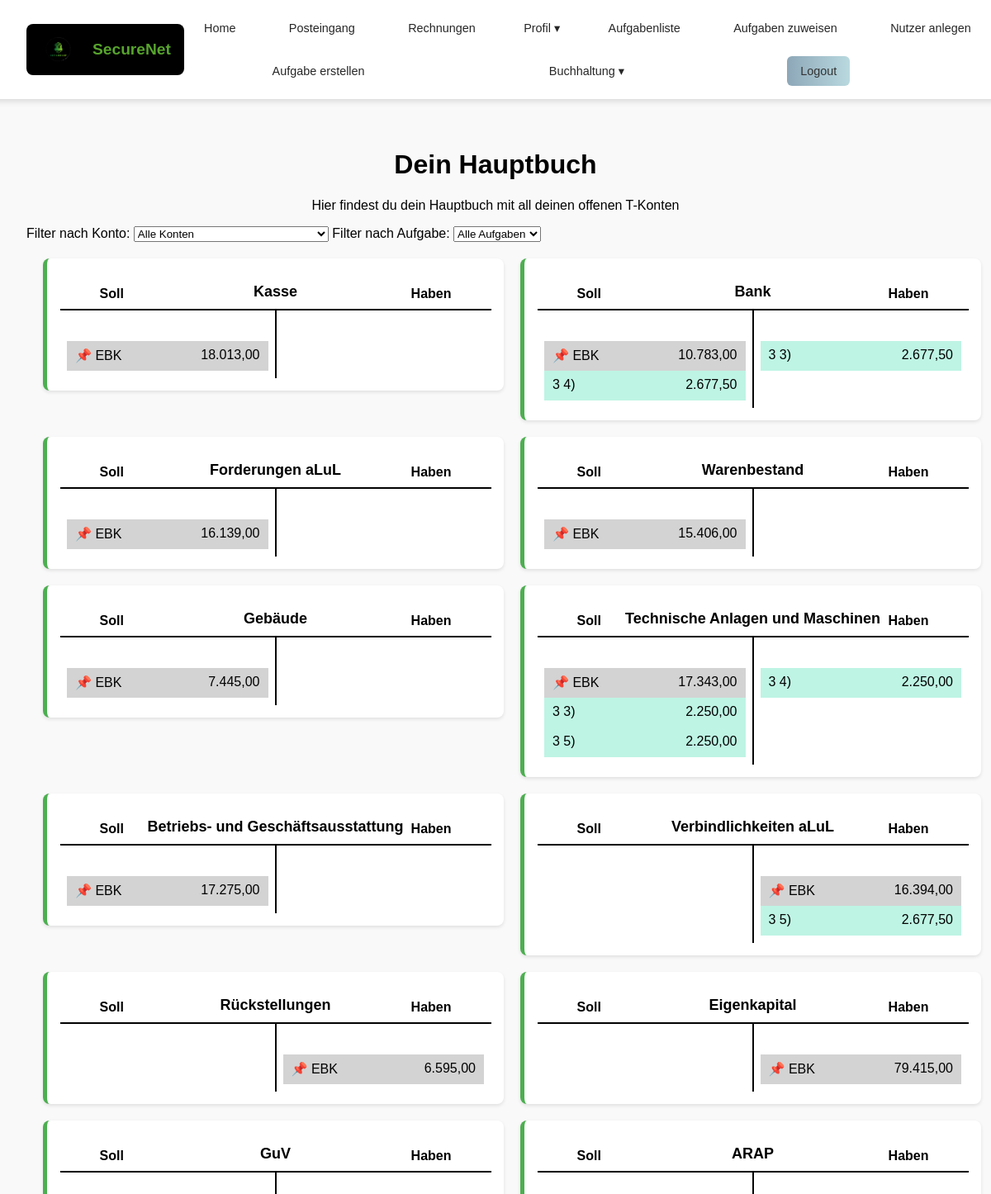
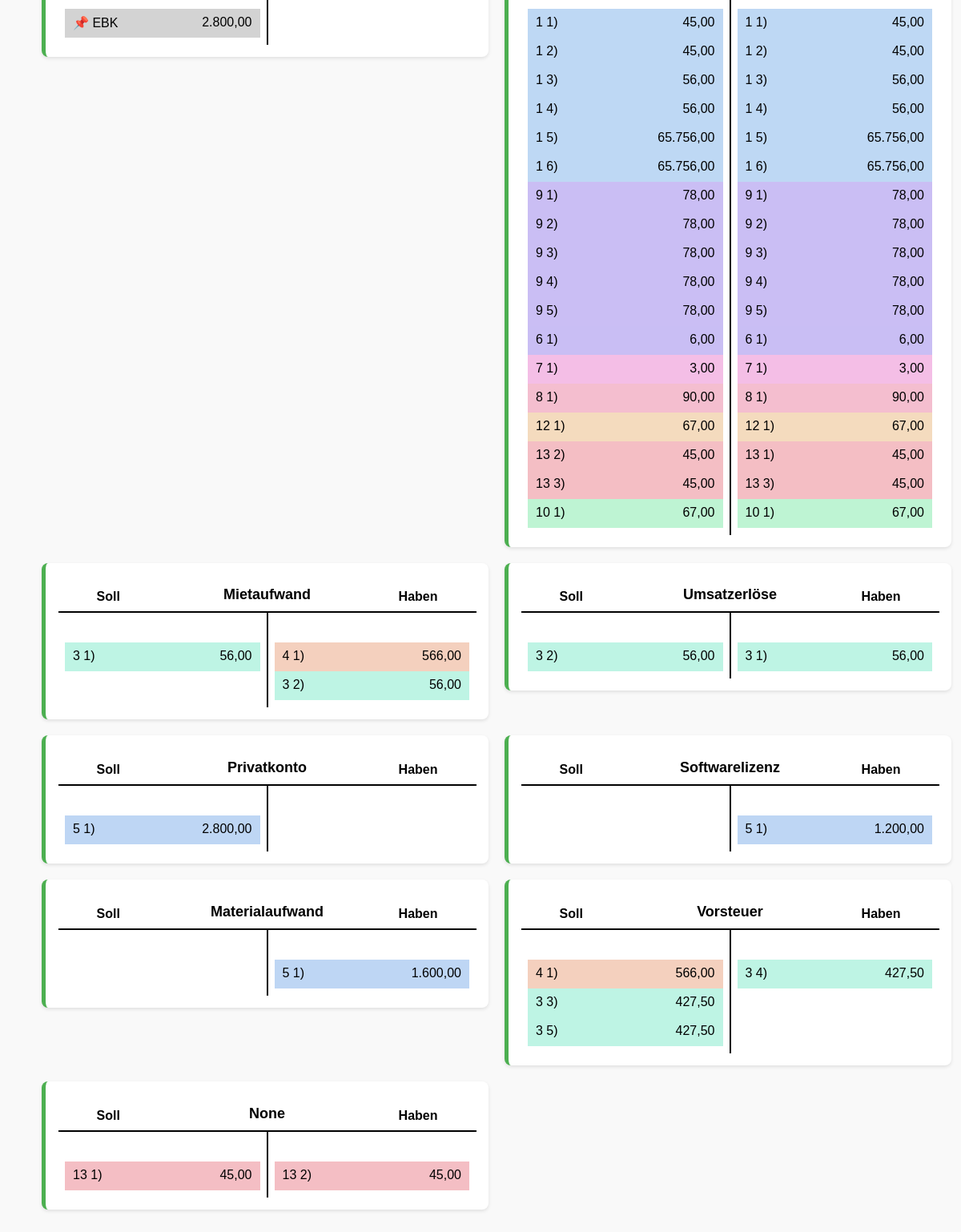
Page /posts/hauptbuch/ (signed in) on the committed database (2 pictures, top to bottom).
### posts/models.py (models this page shows, shortened)
class Konto(models.Model):
    KATEGORIE_CHOICES = [
        ('Bestandskonto', 'Bestandskonto'),
        ('Erfolgskonto', 'Erfolgskonto'),
    ]
    UNTERKATEGORIE_CHOICES = [
        ('Aktiva', 'Aktiva'),
        ('Passiva', 'Passiva'),
        ('Aufwand', 'Aufwand'),
        ('Ertrag', 'Ertrag'),
    ]
    name = models.CharField(max_length=255)
    kategorie = models.CharField(max_length=20, choices=KATEGORIE_CHOICES, blank=True, null=True)
    unterkategorie = models.CharField(max_length=20, choices=UNTERKATEGORIE_CHOICES, blank=True, null=True)
    kontonummer = models.IntegerField(null=True, blank=True)
    bilanzposition_nummer = models.IntegerField(null=True, blank=True)
    eins = models.CharField(max_length=20, choices=UNTERKATEGORIE_CHOICES, blank=True, null=True)
    erstellt_von = models.ForeignKey(
        settings.AUTH_USER_MODEL, null=True, blank=True,
        on_delete=models.SET_NULL, help_text="Nutzer, der das Konto erstellt hat"
    )
    kontenplan = models.ForeignKey('Kontenplan', null=True, blank=True, on_delete=models.SET_NULL)

class Anfangsbestand(models.Model):
    nutzer = models.ForeignKey(settings.AUTH_USER_MODEL, on_delete=models.CASCADE, related_name="anfangsbestaende")
    konto = models.ForeignKey(Konto, on_delete=models.CASCADE, related_name="anfangsbestaende")
    betrag = models.FloatField()
    class Meta:
        unique_together = ("nutzer", "konto")  # Jeder Nutzer hat für jedes Konto genau einen Eintrag

### posts/views.py (the view)
# urls.py: path('hauptbuch/', views.hauptbuch_view, name='hauptbuch'),
@login_required
def hauptbuch_view(request):
    user = request.user
    generate_user_anfangsbestaende(user)
    anfangsbestaende = Anfangsbestand.objects.filter(nutzer=user)
    buchungen = Buchung.objects.filter(nutzer=user)
    t_konten = build_t_konten(buchungen, anfangsbestaende)
    konten = Konto.objects.all().order_by('name')
    aufgaben_ids = sorted({f"{buchung.aufgabe.id} {buchung.versuch})" for buchung in buchungen})
    return render(request, "posts/hauptbuch.html", {
        "t_konten": t_konten,
        "konten": konten,
        "aufgaben_ids": aufgaben_ids
    })

### posts/templatetags/my_filters.py (called while the page is built)
@register.filter
def german_format(value):
    try:
        return "{:,.2f}".format(abs(float(value))).replace(",", "X").replace(".", ",").replace("X", ".")
    except (ValueError, TypeError):
        return value

### posts/views.py (called while the page is built)
def safe_parse(val):
    if isinstance(val, str):
        return json.loads(val or "[]")
    return val or []

def generate_color(aufgabe_id):
    hash_value = int(hashlib.md5(str(aufgabe_id).encode()).hexdigest(), 16)
    hue = hash_value % 360
    return f"hsl({hue}, 70%, 85%)"

### posts/templates/posts/hauptbuch.html (shortened to what this page needs)
{% extends 'master_layout.html' %}
{% load my_filters %}
{% load static %}
{% block css %}
<link rel="stylesheet" href="{% static 'css/hauptbuch.css' %}">
{% endblock %}
{% block content %}
<h1 class="h1">Dein Hauptbuch</h1>
<p class="p">Hier findest du dein Hauptbuch mit all deinen offenen T-Konten</p>
<form>
    <label for="konto_filter">Filter nach Konto:</label>
    <select name="konto" id="konto_filter">
        <option value="">Alle Konten</option>
    </select>
    <label for="aufgabe_filter">Filter nach Aufgabe:</label>
    <select name="aufgabe_id" id="aufgabe_filter">
        <option value="">Alle Aufgaben</option>
    </select>
</form>
<section class="hauptbuch">
    {% for konto, daten in t_konten.items %}
    <div class="konto" data-kontoname="{{ daten.name }}">
        <h2>{{ daten.name }}</h2>
        <table class="hauptbuch-tabelle">
            <thead>
                <tr>
                    <th class="soll">Soll</th>
                    <th class="haben">Haben</th>
                </tr>
            </thead>
            <tbody>
                <tr>
                    <td>
                        <table class="soll-haben-tabelle">
                            {% for aufgabe_id, betrag, farbe in daten.soll %}
                            <tr style="background-color: {{ farbe }};">
                                <td class="konto-name">
                                    {% if aufgabe_id == "EBK" %}📌 EBK{% else %}{{ aufgabe_id }}{% endif %}
                                </td>
                                <td class="betrag">{{ betrag|german_format }}</td>
                            </tr>
                            {% endfor %}
                        </table>
                    </td>
                    <td>
                        <table class="soll-haben-tabelle">
                            {% for aufgabe_id, betrag, farbe in daten.haben %}
                            <tr style="background-color: {{ farbe }};">
                                <td class="konto-name">
                                    {% if aufgabe_id == "EBK" %}📌 EBK{% else %}{{ aufgabe_id }}{% endif %}
                                </td>
                                <td class="betrag">{{ betrag|german_format }}</td>
                            </tr>
                            {% endfor %}
                        </table>
                    </td>
                </tr>
            </tbody>
        </table>
    </div>
    {% endfor %}
</section>
{% endblock %}

### static/css/master_layout.css (style rules this page uses)
body { margin: 0; padding: 0; font-family: Arial, sans-serif; background-color: #f9f9f9; }

### static/css/hauptbuch.css (style rules this page uses)
.hauptbuch { display: grid; grid-template-columns: repeat(2, 1fr); gap: 20px; padding: 20px; align-items: flex-start; border-collapse: collapse; width: 100%; }
.h1, .p { text-align: center; }
.konto { background: white; padding: 15px; border-radius: 8px; box-shadow: 0 2px 4px rgba(0, 0, 0, 0.1); border-left: 5px solid #4CAF50; text-align: center; align-items: flex-start; }
.konto h2 { font-size: 18px; margin-bottom: 10px; }
.konto table { width: 100%; border-collapse: collapse; table-layout: fixed; }
.konto td { padding: 8px; border: 1px solid transparent; vertical-align: top; }
.soll-haben-tabelle td { border: none !important; padding: 8px 12px; }
.konto-name { text-align: left; padding-left: 10px; }
.betrag { text-align: right; padding-right: 10px; }
.soll, .haben { position: absolute; top: -34px; font-weight: bold; padding: 5px 10px; }
.soll { text-align: left; padding-left: 3rem; }
.haben { text-align: right; padding-right: 3rem; }
.soll-haben-tabelle td:first-child { text-align: left; padding-left: 10px; }
.soll-haben-tabelle td:last-child { text-align: right; padding-right: 10px; }
.hauptbuch tr { border-radius: 5px; transition: background-color 0.3s ease-in-out; }
.hauptbuch thead th { border-top: 2px solid black !important; position: relative; z-index: 2; }
.hauptbuch th:nth-child(2) { border-left: 2px solid black !important; }
.hauptbuch > .konto > table > tbody > tr > td:nth-child(2) { border-left: 2px solid black !important; position: relative; }
.hauptbuch > .konto > table thead th:nth-child(2) { position: relative; }
.hauptbuch table td { height: 20px; }

### rows in the picture
Konto: name "Kasse"
Anfangsbestand: soll "18.013,00"
Konto: name "Bank"
Anfangsbestand: soll "10.783,00"
Konto: name "Forderungen aLuL"
Anfangsbestand: soll "16.139,00"
Konto: name "Warenbestand"
Anfangsbestand: soll "15.406,00"
Konto: name "Gebäude"
Anfangsbestand: soll "7.445,00"
Konto: name "Technische Anlagen und Maschinen"
Anfangsbestand: soll "17.343,00"
Konto: name "Betriebs- und Geschäftsausstattung"
Anfangsbestand: soll "17.275,00"
Konto: name "Verbindlichkeiten aLuL"
Anfangsbestand: haben "16.394,00"
Konto: name "Rückstellungen"
Anfangsbestand: haben "6.595,00"
Konto: name "Eigenkapital"
Anfangsbestand: haben "79.415,00"
Konto: name "GuV"
Anfangsbestand: soll "2.800,00"
Konto: name "ARAP"
Konto: name "Mietaufwand"
Konto: name "Umsatzerlöse"
Konto: name "Privatkonto"
Konto: name "Softwarelizenz"
Konto: name "Materialaufwand"
Konto: name "Vorsteuer"

### other values in the picture
{{ aufgabe_id }} "3 4)" "3 3)" "3 5)" "1 1)" "1 2)" "1 3)" "1 4)" "1 5)" "1 6)" "9 1)" "9 2)" "9 3)" "9 4)" "9 5)" "6 1)" "7 1)" "8 1)" "12 1)" "13 2)" "13 3)" "10 1)" "3 1)" "3 2)" "5 1)" "4 1)" "3 3)" "3 5)" "13 1)"
{{ betrag|german_format }} "2.677,50" "2.250,00" "2.250,00" "45,00" "45,00" "56,00" "56,00" "65.756,00" "65.756,00" "78,00" "78,00" "78,00" "78,00" "78,00" "6,00" "3,00" "90,00" "67,00" "45,00" "45,00" "67,00" "56,00" "56,00" "2.800,00" "566,00" "427,50" "427,50" "45,00"
{{ aufgabe_id }} "3 3)" "3 4)" "3 5)" "1 1)" "1 2)" "1 3)" "1 4)" "1 5)" "1 6)" "9 1)" "9 2)" "9 3)" "9 4)" "9 5)" "6 1)" "7 1)" "8 1)" "12 1)" "13 1)" "13 3)" "10 1)" "4 1)" "3 2)" "3 1)" "5 1)" "5 1)" "3 4)" "13 2)"
{{ betrag|german_format }} "2.677,50" "2.250,00" "2.677,50" "45,00" "45,00" "56,00" "56,00" "65.756,00" "65.756,00" "78,00" "78,00" "78,00" "78,00" "78,00" "6,00" "3,00" "90,00" "67,00" "45,00" "45,00" "67,00" "566,00" "56,00" "56,00" "1.200,00" "1.600,00" "427,50" "45,00"
{{ daten.name }} "None"
